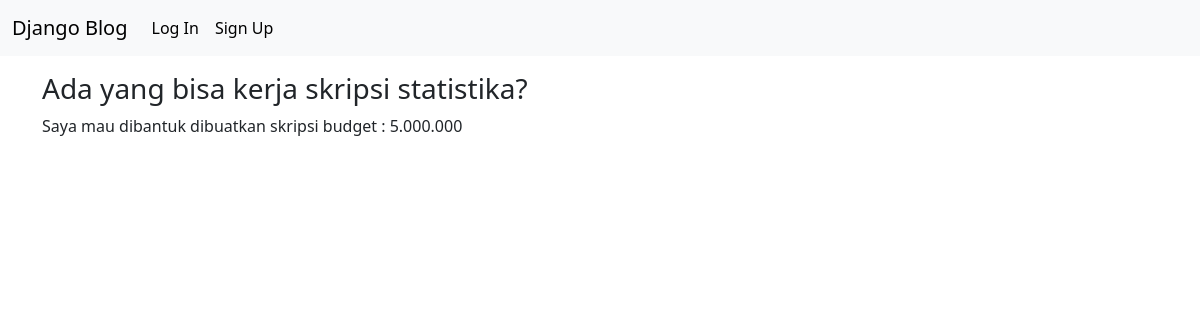
The app's page /post/4/ with its own data.
### blog/models.py (models this page shows, shortened)
class Post(models.Model):
    title = models.CharField(max_length=200)
    author = models.ForeignKey(
        "auth.User",
        on_delete=models.CASCADE,
    )
    body = models.TextField()

### blog/views.py (the view)
# urls.py: path("post/<int:pk>/", BlogDetailView.as_view(), name="post_detail"),
class BlogDetailView(DetailView):
    model = Post
    template_name = "post_detail.html"

### templates/post_detail.html (shortened to what this page needs)
{% extends "base.html" %}
{% block content %}
<div class="mt-3">
    <h3>{{ post.title }}</h3>
    <p>{{ post.body }}</p>
</div>
{% endblock %}

### records on screen
Post: title "Ada yang bisa kerja skripsi statistika?", body "Saya mau dibantuk dibuatkan skripsi budget : 5.000.000"
